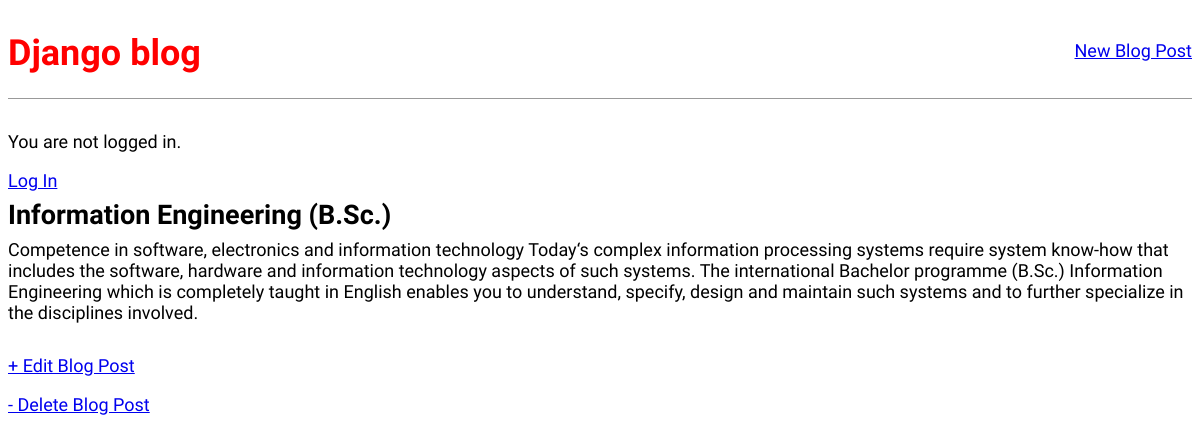
The app's page /post/1/ with its own data.
### blog/models.py (models this page shows, shortened)
class Post(models.Model):
    title = models.CharField(max_length=200)
    author = models.ForeignKey('auth.User', on_delete=models.CASCADE, )
    body = models.TextField()

### blog/views.py (the view)
# urls.py: path('post/<int:pk>/', BlogDetailView.as_view(), name='post_detail'),
class BlogDetailView(DetailView):
    model = Post
    template_name = 'post_detail.html'

### templates/post_detail.html
{% extends 'base.html' %}
{% block content %}
  <div class="post-entry">
    <h2>{{ post.title }}</h2>
    <p>{{ post.body }}</p>
  </div>
  <p><a href="{% url 'post_edit' post.id %}" >+ Edit Blog Post</a></p>
   <p><a href="{% url 'post_delete' post.id %}" >- Delete Blog Post</a></p>
{% endblock %}

### static/css/base.css (style rules this page uses)
body { font-family: 'Source Sans Pro', sans-serif; font-size: 18px; }
.post-entry { margin-bottom: 2rem; }
.post-entry h2 { margin: 0.5rem 0; }
.post-entry p { margin: 0; font-weight: 400; }

### records on screen
Post: title "Information Engineering (B.Sc.)", body "Competence in software, electronics and information technology Today‘s complex information processing systems require system know-how that includes the software, hardware and information technology aspects of such systems. The international Bachelor programme (B.Sc.) Information Engineering which is completely taught in English enables you to understand, specify, design and maintain such systems and to further specialize in the disciplines involved."
